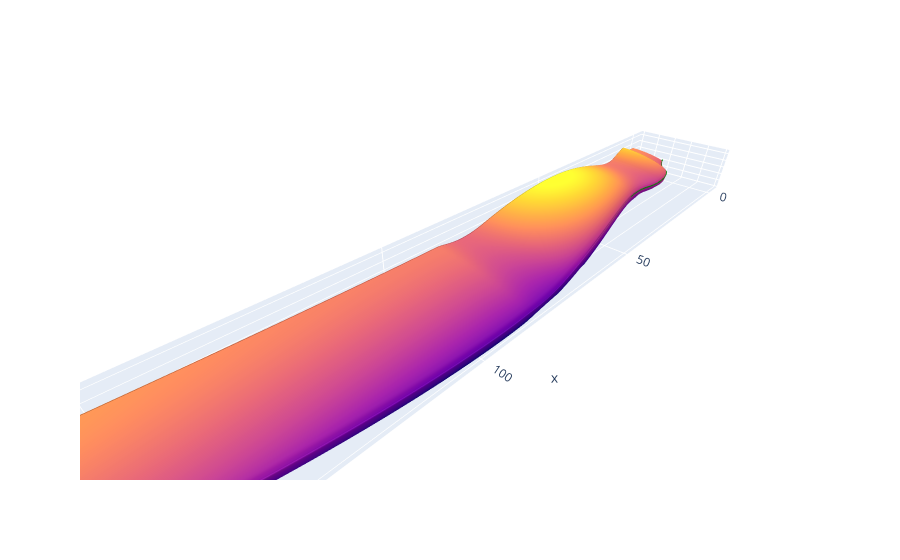

The cell this chart's notebook holds for it:
### Code cell
trace = go.Surface(x=x, y=y, z=z, showscale=False)
line = go.Scatter3d(x=[p[0] for p in curve.evalpts], y=[p[1] for p in curve.evalpts], z=[p[2] for p in curve.evalpts], mode='lines', line_color="green")
layout = go.Layout(scene=dict(aspectmode='data'))
fig = go.Figure(data=[trace, line], layout=layout)
pio.show(fig)
